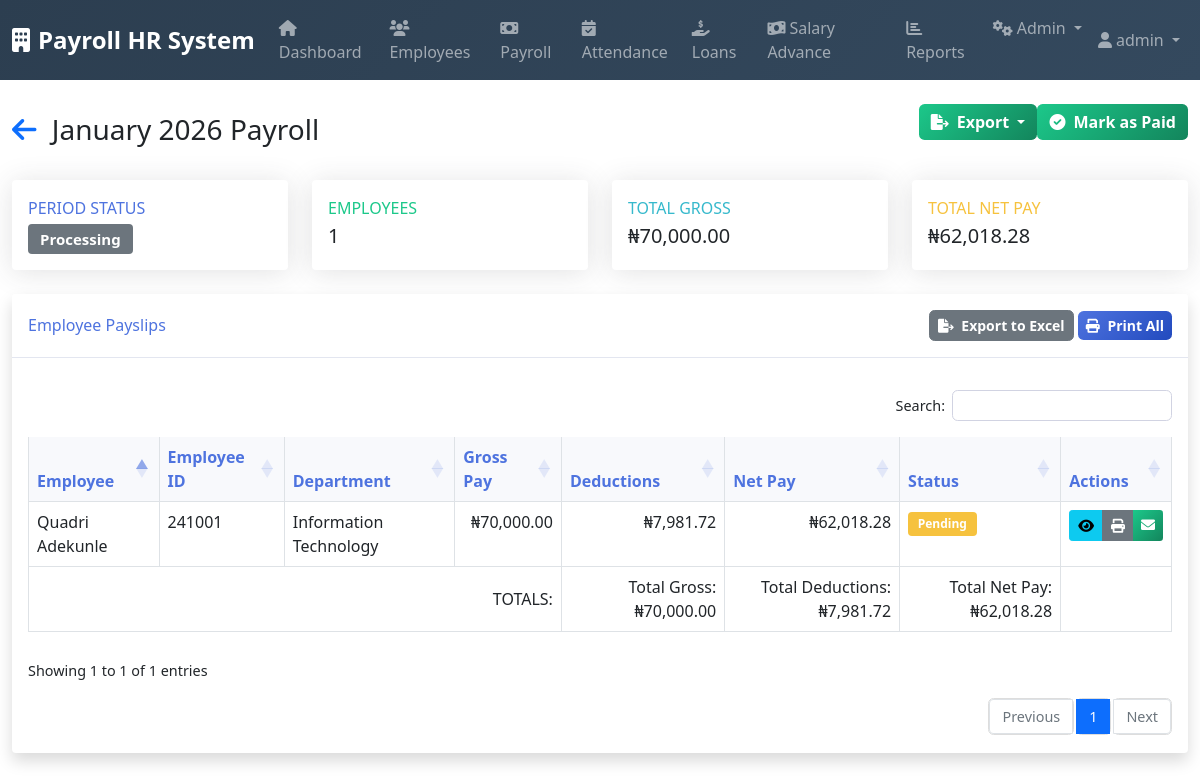
Page /modules/payroll/payslips.php?period_id=3 (signed in) on the committed database.
### tables this page shows
CREATE TABLE `payroll_periods` (
  `period_id` int(11) NOT NULL,
  `company_id` int(11) NOT NULL,
  `period_name` varchar(100) NOT NULL,
  `start_date` date NOT NULL,
  `end_date` date NOT NULL,
  `payment_date` date NOT NULL,
  `period_type` enum('monthly','weekly','daily') NOT NULL,
  `status` enum('draft','processing','validation','review','approved','locked') NOT NULL,
  `created_by` int(11) DEFAULT NULL,
  `approved_by` int(11) DEFAULT NULL,
  `created_at` timestamp NOT NULL DEFAULT current_timestamp()
);

CREATE TABLE `payroll_master` (
  `payroll_id` int(11) NOT NULL,
  `period_id` int(11) NOT NULL,
  `employee_id` int(11) NOT NULL,
  `project_id` int(11) DEFAULT NULL,
  `basic_salary` decimal(12,2) NOT NULL,
  `total_earnings` decimal(12,2) NOT NULL,
  `total_deductions` decimal(12,2) NOT NULL,
  `gross_salary` decimal(12,2) NOT NULL,
  `net_salary` decimal(12,2) NOT NULL,
  `currency` varchar(3) DEFAULT 'NGN',
  `exchange_rate` decimal(10,4) DEFAULT 1.0000,
  `paid_amount` decimal(12,2) DEFAULT NULL,
  `payment_status` enum('pending','paid','partial','hold') DEFAULT 'pending',
  `payment_date` date DEFAULT NULL,
  `payment_reference` varchar(100) DEFAULT NULL,
  `created_at` timestamp NOT NULL DEFAULT current_timestamp()
);

CREATE TABLE `employees` (
  `employee_id` int(11) NOT NULL,
  `employee_code` varchar(50) NOT NULL,
  `company_id` int(11) NOT NULL,
  `title` enum('Mr','Mrs','Miss','Dr','Prof') DEFAULT NULL,
  `first_name` varchar(100) NOT NULL,
  `middle_name` varchar(100) DEFAULT NULL,
  `last_name` varchar(100) NOT NULL,
  `gender` enum('Male','Female') NOT NULL,
  `date_of_birth` date NOT NULL,
  `marital_status` enum('Single','Married','Divorced','Widowed') NOT NULL,
  `email` varchar(255) DEFAULT NULL,
  `phone_number` varchar(20) DEFAULT NULL,
  `alternate_phone` varchar(20) DEFAULT NULL,
  `residential_address` text DEFAULT NULL,
  `state_of_origin` varchar(100) DEFAULT NULL,
  `lga_of_origin` varchar(100) DEFAULT NULL,
  `nationality` varchar(100) DEFAULT 'Nigerian',
  `employee_type_id` int(11) NOT NULL,
  `department_id` int(11) NOT NULL,
  `employment_date` date NOT NULL,
  `confirmation_date` date DEFAULT NULL,
  `status` enum('active','inactive','suspended','terminated') DEFAULT 'active',
  `bank_id` int(11) DEFAULT NULL,
  `bank_name` varchar(255) DEFAULT NULL,
  `account_number` varchar(20) DEFAULT NULL,
  `account_name` varchar(255) DEFAULT NULL,
  `bvn` varchar(11) DEFAULT NULL,
  `pension_pin` varchar(50) DEFAULT NULL,
  `tax_id` varchar(50) DEFAULT NULL,
  `insurance_number` varchar(50) DEFAULT NULL,
  `tax_state` varchar(100) DEFAULT NULL,
  `created_at` timestamp NOT NULL DEFAULT current_timestamp(),
  `updated_at` timestamp NOT NULL DEFAULT current_timestamp() ON UPDATE current_timestamp()
);

CREATE TABLE `departments` (
  `department_id` int(11) NOT NULL,
  `company_id` int(11) NOT NULL,
  `department_name` varchar(255) NOT NULL,
  `department_code` varchar(50) DEFAULT NULL,
  `description` text DEFAULT NULL,
  `is_active` tinyint(1) DEFAULT 1,
  `created_at` timestamp NOT NULL DEFAULT current_timestamp()
);

### modules/payroll/payslips.php (the view, shortened to what this page needs)
<?php
require_once '../../includes/functions.php';
$database = new Database();
$db = $database->getConnection();
$period_id = isset($_GET['period_id']) ? intval($_GET['period_id']) : 0;
try {
    $periodStmt = $db->prepare("
        SELECT pp.*,
               COUNT(pm.employee_id) as employee_count,
               SUM(pm.gross_salary) as total_gross,
               SUM(pm.total_deductions) as total_deductions,
               SUM(pm.net_salary) as total_net
        FROM payroll_periods pp
        LEFT JOIN payroll_master pm ON pp.period_id = pm.period_id
        WHERE pp.period_id = :period_id
        GROUP BY pp.period_id
    ");
    $periodStmt->execute([':period_id' => $period_id]);
    $period = $periodStmt->fetch(PDO::FETCH_ASSOC);
    $payslipsStmt = $db->prepare("
        SELECT
            pm.payroll_id,
            pm.employee_id,
            pm.period_id,
            pm.basic_salary,
            pm.total_earnings,
            pm.total_deductions,
            pm.gross_salary,
            pm.net_salary,
            pm.payment_status as status,
            e.employee_code,
            e.first_name,
            e.last_name,
            d.department_name
        FROM payroll_master pm
        JOIN employees e ON pm.employee_id = e.employee_id
        LEFT JOIN departments d ON e.department_id = d.department_id
        WHERE pm.period_id = :period_id
        ORDER BY e.first_name, e.last_name
    ");
    $payslipsStmt->execute([':period_id' => $period_id]);
    $payslips = $payslipsStmt->fetchAll(PDO::FETCH_ASSOC);
} catch (Exception $e) {
    error_log("Payslips error: " . $e->getMessage());
    $message = '<div class="alert alert-danger">Error loading payroll data: ' . htmlspecialchars($e->getMessage()) . '</div>';
}
include '../../includes/header.php';
?>
<div class="d-flex justify-content-between align-items-center mb-4">
    <h1 class="h3 mb-0 text-gray-800">
        <a href="index.php" class="text-decoration-none text-gray-600">
            <i class="fas fa-arrow-left me-2"></i>
        </a>
        <?php echo htmlspecialchars($period['period_name'] ?? 'Payslips'); ?>
    </h1>
    <div class="btn-group mb-3">
        <button type="button" class="btn btn-success dropdown-toggle" data-bs-toggle="dropdown" aria-expanded="false">
            <i class="fas fa-file-export me-2"></i>Export
        </button>
        <?php if (in_array(strtolower($period['status']), ['processing', 'pending'])): ?>
        <form method="POST" onsubmit="return confirm('Are you sure you want to mark this payroll as paid? This will record loan repayments and cannot be undone.');">
            <button type="submit" name="mark_paid" class="btn btn-success">
                <i class="fas fa-check-circle me-2"></i>Mark as Paid
            </button>
        </form>
        <?php endif; ?>
    </div>
</div>
<div class="row mb-4">
    <div class="col-md-3">
        <div class="card border-left-primary h-100">
            <div class="card-body">
                <div class="text-xs font-weight-bold text-primary text-uppercase mb-1">
                    Period Status
                </div>
                <div class="h5 mb-0 font-weight-bold text-gray-800">
                    <?php echo getStatusBadge($period['status'] ?? 'draft'); ?>
                </div>
            </div>
        </div>
    </div>
    <div class="col-md-3">
        <div class="card border-left-success h-100">
            <div class="card-body">
                <div class="text-xs font-weight-bold text-success text-uppercase mb-1">
                    Employees
                </div>
                <div class="h5 mb-0 font-weight-bold text-gray-800">
                    <?php echo number_format($period['employee_count'] ?? 0); ?>
                </div>
            </div>
        </div>
    </div>
    <div class="col-md-3">
        <div class="card border-left-info h-100">
            <div class="card-body">
                <div class="text-xs font-weight-bold text-info text-uppercase mb-1">
                    Total Gross
                </div>
                <div class="h5 mb-0 font-weight-bold text-gray-800">
                    <?php echo formatCurrency($period['total_gross'] ?? 0); ?>
                </div>
            </div>
        </div>
    </div>
    <div class="col-md-3">
        <div class="card border-left-warning h-100">
            <div class="card-body">
                <div class="text-xs font-weight-bold text-warning text-uppercase mb-1">
                    Total Net Pay
                </div>
                <div class="h5 mb-0 font-weight-bold text-gray-800">
                    <?php echo formatCurrency($period['total_net'] ?? 0); ?>
                </div>
            </div>
        </div>
    </div>
</div>
<div class="card shadow mb-4">
    <div class="card-header py-3 d-flex justify-content-between align-items-center">
        <h6 class="m-0 font-weight-bold text-primary">Employee Payslips</h6>
        <div>
            <a href="export_payslips.php?period_id=<?php echo $period_id; ?>" class="btn btn-sm btn-secondary">
                <i class="fas fa-file-export me-1"></i> Export to Excel
            </a>
            <button class="btn btn-sm btn-primary" id="printPayslips">
                <i class="fas fa-print me-1"></i> Print All
            </button>
        </div>
    </div>
    <div class="card-body">
        <div class="table-responsive">
            <table class="table table-bordered" id="payslipsTable" width="100%" cellspacing="0">
                <thead>
                    <tr>
                        <th>Employee</th>
                        <th>Employee ID</th>
                        <th>Department</th>
                        <th>Gross Pay</th>
                        <th>Deductions</th>
                        <th>Net Pay</th>
                        <th>Status</th>
                        <th>Actions</th>
                    </tr>
                </thead>
                <tbody>
                    <?php foreach ($payslips as $payslip): ?>
                    <tr>
                        <td>
                            <?php echo htmlspecialchars($payslip['first_name'] . ' ' . $payslip['last_name']); ?>
                        </td>
                        <td><?php echo htmlspecialchars($payslip['employee_code']); ?></td>
                        <td><?php echo htmlspecialchars($payslip['department_name'] ?? 'N/A'); ?></td>
                        <td class="text-end"><?php echo formatCurrency($payslip['gross_salary'] ?? 0); ?></td>
                        <td class="text-end"><?php echo formatCurrency($payslip['total_deductions'] ?? 0); ?></td>
                        <td class="text-end font-weight-bold"><?php echo formatCurrency($payslip['net_salary'] ?? 0); ?></td>
                        <td><?php echo getStatusBadge($payslip['status'] ?? 'draft'); ?></td>
                        <td>
                            <div class="btn-group btn-group-sm">
                                <a href="view_payslip.php?payroll_id=<?php echo $payslip['payroll_id']; ?>"
                                   class="btn btn-info btn-sm" title="View Payslip">
                                    <i class="fas fa-eye"></i>
                                </a>
                                <a href="print_payslip.php?payroll_id=<?php echo $payslip['payroll_id']; ?>"
                                   class="btn btn-secondary btn-sm" title="Print Payslip" target="_blank">
                                    <i class="fas fa-print"></i>
                                </a>
                                <a href="email_payslip.php?payroll_id=<?php echo $payslip['payroll_id']; ?>"
                                   class="btn btn-success btn-sm" title="Email Payslip">
                                    <i class="fas fa-envelope"></i>
                                </a>
                            </div>
                        </td>
                    </tr>
                    <?php endforeach; ?>
                </tbody>
                <tfoot>
                    <tr class="font-weight-bold">
                        <td colspan="4" class="text-end">TOTALS:</td>
                        <td class="text-end">Total Gross: <?php echo formatCurrency($period['total_gross'] ?? 0); ?></td>
                        <td class="text-end">Total Deductions: <?php echo formatCurrency($period['total_deductions'] ?? 0); ?></td>
                        <td class="text-end">Total Net Pay: <?php echo formatCurrency($period['total_net'] ?? 0); ?></td>
                        <td colspan="2"></td>
                    </tr>
                </tfoot>
            </table>
        </div>
    </div>
</div>
<?php include '../../includes/footer.php'; ?>

### includes/functions.php (shortened to what this page needs)
<?php
function formatCurrency($amount, $currency = 'NGN') {
    $symbols = [
        'NGN' => '₦',
        'USD' => '$',
        'GBP' => '£',
        'EUR' => '€'
    ];
    $symbol = $symbols[$currency] ?? $currency . ' ';
    return $symbol . number_format($amount, 2);
}
function getStatusBadge($status) {
    $statuses = [
        'pending' => 'warning',
        'approved' => 'success',
        'rejected' => 'danger',
        'completed' => 'info',
        'active' => 'primary',
        'disbursed' => 'info',
        'defaulted' => 'danger',
        'paid' => 'success',
        'overdue' => 'warning',
        'partial' => 'warning'
    ];
    $color = $statuses[strtolower($status)] ?? 'secondary';
    return '<span class="badge bg-' . $color . '">' . ucfirst($status) . '</span>';
}

### assets/css/styles.css (style rules this page uses)
.card { border: none; box-shadow: 0 0.15rem 1.75rem 0 rgba(58, 59, 69, 0.15); transition: all 0.3s; }
.card-header { background: white; border-bottom: 1px solid #e3e6f0; font-weight: 700; }
.table th { border-top: none; font-weight: 700; color: #4e73df; background-color: #f8f9fc; }
.btn { border-radius: 0.35rem; font-weight: 600; transition: all 0.3s; }
.btn-primary { background: linear-gradient(135deg, #4e73df 0%, #224abe 100%); border: none; }
.btn-success { background: linear-gradient(135deg, #1cc88a 0%, #13855c 100%); border: none; }
.badge { font-weight: 600; padding: 0.5em 0.8em; }
.text-primary { color: #4e73df !important; }
.text-success { color: #1cc88a !important; }
.text-warning { color: #f6c23e !important; }
.text-info { color: #36b9cc !important; }
.bg-warning { background-color: #f6c23e !important; }

### rows in the picture
payroll_periods: period_name "January 2026 Payroll", status "Processing"
payroll_master: employee.last_name "Quadri Adekunle", employee.employee_code "241001", departments.department_name "Information Technology", gross_salary "₦70,000.00", total_deductions "₦7,981.72", net_salary "₦62,018.28", payment_status "Pending"

### other values in the picture
$current_user['full_name'] "admin"
$period['employee_count'] "1"
formatCurrency($period['total_gross'] ?? 0) "₦70,000.00"
formatCurrency($period['total_net'] ?? 0) "₦62,018.28"
formatCurrency($period['total_deductions'] ?? 0) "₦7,981.72"
